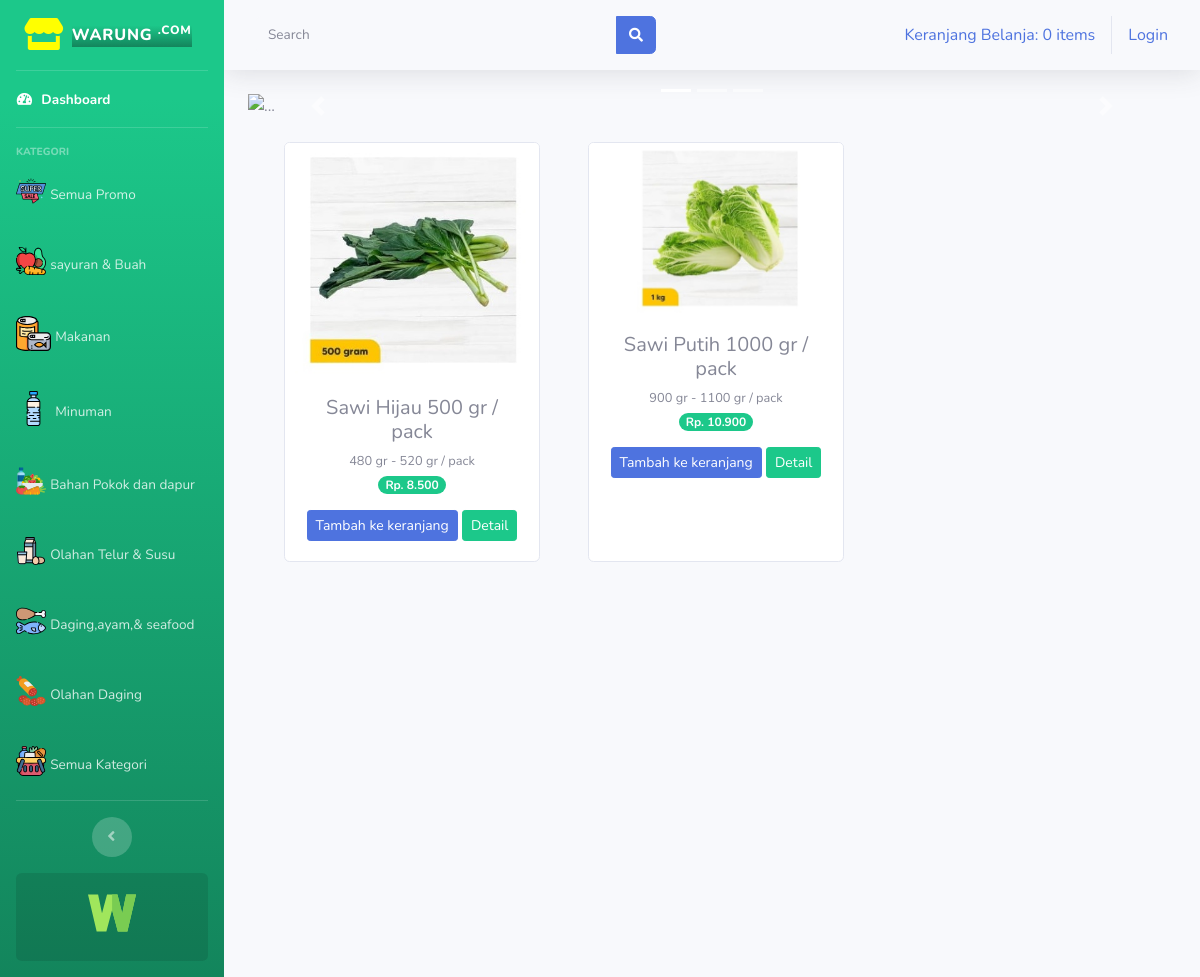
Page /index.php/kategori/sayuran on the committed database.
### tables this page shows
CREATE TABLE `tb_barang` (
  `id_brg` int(11) NOT NULL,
  `nama_brg` varchar(120) NOT NULL,
  `keterangan` varchar(225) NOT NULL,
  `kategori` varchar(60) NOT NULL,
  `harga` int(11) NOT NULL,
  `stock` int(4) NOT NULL,
  `gambar` text NOT NULL
);

### application/controllers/kategori.php (called while the page is built, shortened)
<?php
class Kategori extends CI_Controller{
	public function sayuran()
	{
		$data['sayuran'] = $this->model_kategori->data_sayuran()->result();
		$this->load->view('templates/header');
		$this->load->view('templates/sidebar');
		$this->load->view('sayuran',$data);
		$this->load->view('templates/footer');
	}
}

### index.php (called while the page is built, shortened)
<?php
require_once BASEPATH.'core/CodeIgniter.php';

### application/models/model_kategori.php (called while the page is built, shortened)
<?php
class Model_kategori extends CI_Model{
	public function data_sayuran()
	{
		return $this->db->get_where("tb_barang",array('kategori' => 'sayuran'));
	}
}

### application/views/sayuran.php (the view, shortened to what this page needs)
<div class="container-fluid">
<div id="carouselExampleIndicators" class="carousel slide" data-bs-ride="carousel">
  <ol class="carousel-indicators">
   <li data-target="#carouselExampleIndicators" data-slide-to="0" class="active"></li>
   <li data-target="#carouselExampleIndicators" data-slide-to="1"></li>
   <li data-target="#carouselExampleIndicators" data-slide-to="2"></li>
</ol>
<div class="carousel-inner">
   <div class="carousel-item active">
    <img src="<?php echo base_url('assets/img/hh.png') ?>" class="d-block w-100" alt="...">
 </div>
 </div>
  <a class="carousel-control-prev" href="#carouselExampleIndicators" role="button" data-slide="prev">
    <span class="carousel-control-prev-icon" aria-hiden="true"></span>
  </a>
  <a class="carousel-control-next" href="#carouselExampleIndicators" role="button" data-slide="next">
      <span class="carousel-control-next-icon" aria-hidden="true"></span>
  </a>
</div>
    <div class="row text-center mt-4">
        <?php foreach ($sayuran as $brg) : ?>
        <div class="card ml-5 mb-4" style="width: 16rem;">
         <img src="<?php echo base_url().'/uploads/'.$brg->gambar ?>" class="card-img-top" alt="...">
          <div class="card-body">
            <h5 class="card-title mb-1"><?php echo $brg->nama_brg ?></h5>
            <small><?php echo $brg->keterangan ?></small><br>
            <span class="badge badge-pill badge-success mb-3">Rp. <?php echo number_format($brg->harga,  0,',','.') ?></span><br>
            <?php echo anchor('dashboard/tambah_ke_keranjang/'.$brg->id_brg,'<div class="btn btn-sm btn-primary">Tambah ke keranjang</div>') ?>
            <?php echo anchor('dashboard/detail/'.$brg->id_brg,'<div class="btn btn-sm btn-success">Detail</div>') ?>
          </div>
         </div>
        <?php endforeach; ?>
    </div>
</div>

### rows in the picture
tb_barang: gambar (picture), nama_brg "Sawi Hijau 500 gr / pack", keterangan "480 gr - 520 gr / pack", harga "8.500", id_brg "Tambah ke keranjang", id_brg "Detail"
tb_barang: gambar (picture), nama_brg "Sawi Putih 1000 gr / pack", keterangan "900 gr - 1100 gr / pack", harga "10.900", id_brg "Tambah ke keranjang", id_brg "Detail"

### other values in the picture
anchor('dashboard/detail_keranjang', $keranjang ) "Keranjang Belanja: 0 items"
anchor('auth/login', 'Login') "Login"
